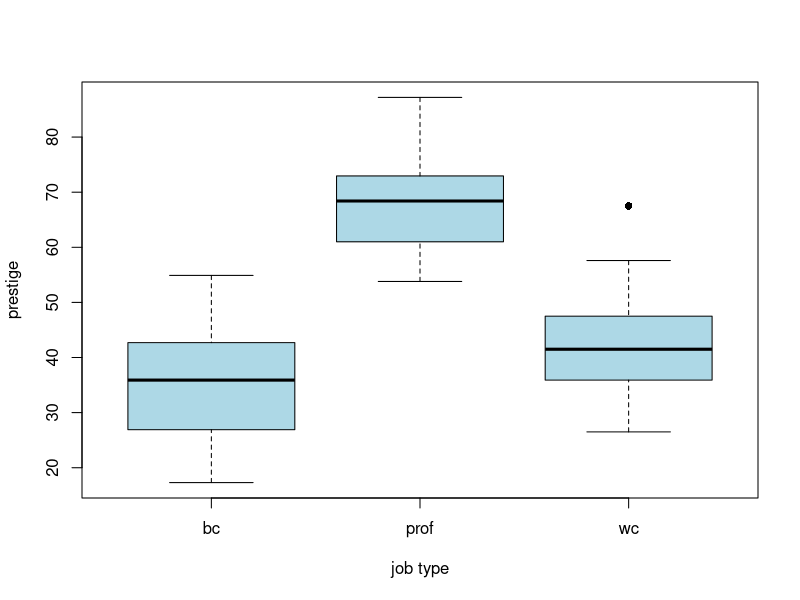
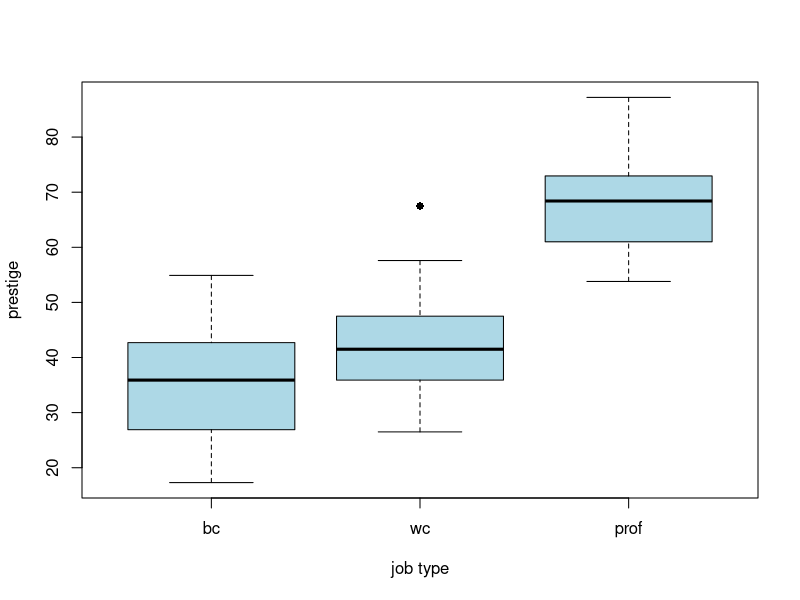
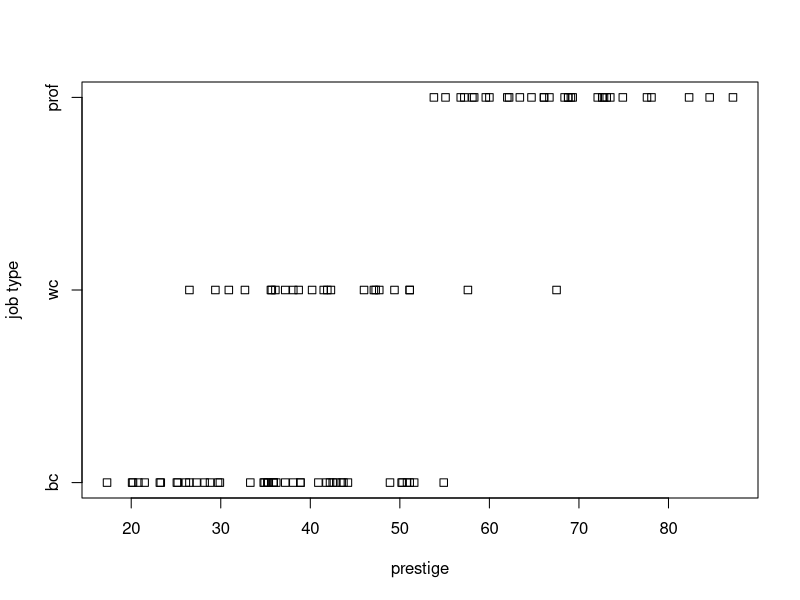
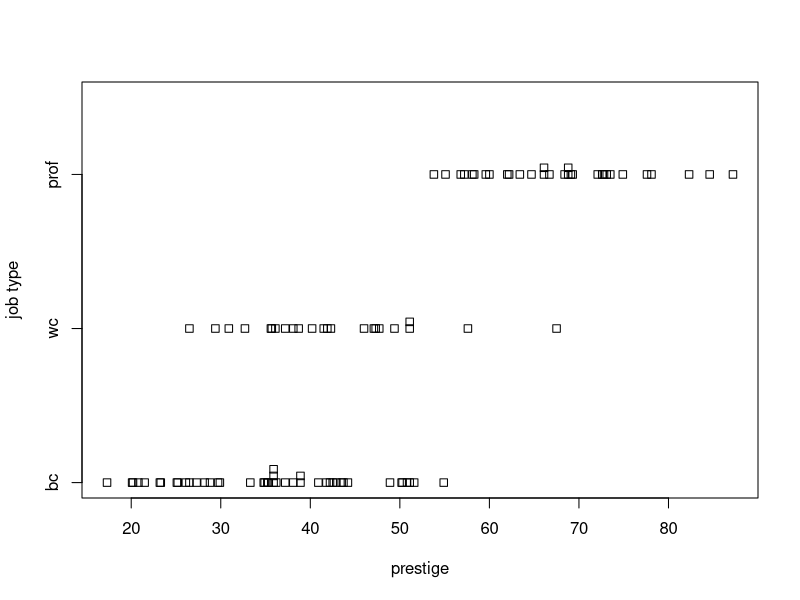

Generate these figures, in order, with R:
## StatComp 19/20 
## Workshop 3
## 10/18/19

library(car)
data(Prestige) # Canadian Prestige data set

# How many rows and columns? 120, 6
nrow(Prestige); ncol(Prestige); dim(Prestige) 
names(Prestige); str(Prestige)

# Statistical properties of variable income
mean(Prestige$income); median(Prestige$income);sd(Prestige$income) # They are in the actual unit of the variable
var(Prestige$income);sqrt(var(Prestige$income)) # variance is squared! sqrt(var) -> sd()

# Missing values
x <- c(1:5, NA, 7:15)
is.na(x) # logical vector, i.e. boolean indexing
!is.na(x) # reserves the vector
mean(x, na.rm = TRUE) # works!
mean(x, na.rm = FALSE) # nope!
mean(x[!is.na(x)]) # selects on available indexes

# Quantiles
quantile(Prestige$income, probs = c(0.25, 0.75)) # obtains lower and upper quartiles

# mode of type?
table(Prestige$type) # bc: 44
which.max(table(Prestige$type)) # also bc, it shows the position in the table
table(Prestige$type == 'bc')[2] + table(Prestige$type == 'wc')[2] + table(Prestige$type == 'prof')[2]# sum of types = 98, 4 NAs
row.names(Prestige)[is.na(Prestige$type)] # where are the missing values?

## Boxplot
boxplot(prestige ~ type, data = Prestige, xlab = "job type", col = "lightblue",pch=16) # they are ordered 
# change factors ordering
Prestige$newtype = factor(Prestige$type, levels = c("bc", "wc", "prof"))
boxplot(prestige ~ newtype, data = Prestige, xlab = "job type", col = "lightblue",pch=16) # they are ordered 
# strip charts are better if there are few rows
stripchart(prestige ~ newtype, data = Prestige, ylab="job type")
stripchart(prestige ~ newtype, data = Prestige, ylab="job type", method="stack")

## Matrixes
M <- matrix(c(1, 2, 3, 4, 5, 6), nrow = 2) # assigning column-wise -> byrow = TRUE
M[1:2, 1] # 1st and 2nd rows, 1st column
M[2, c(1,3)] # 2nd row, 1st and 3rd columns
M[1:2, c(1,3)] # 1st and 2nd rows, 1st and 3rd columns
M[ ,3] # get one complete column
M[1, ] # one complete row
M[, -3] # drop this column

# A + B > Matrix Addition; 2*A > Scalar Multiplication
# A * B > elementwise; A %*% B > Matrix Multiplication
# solve() > inverse